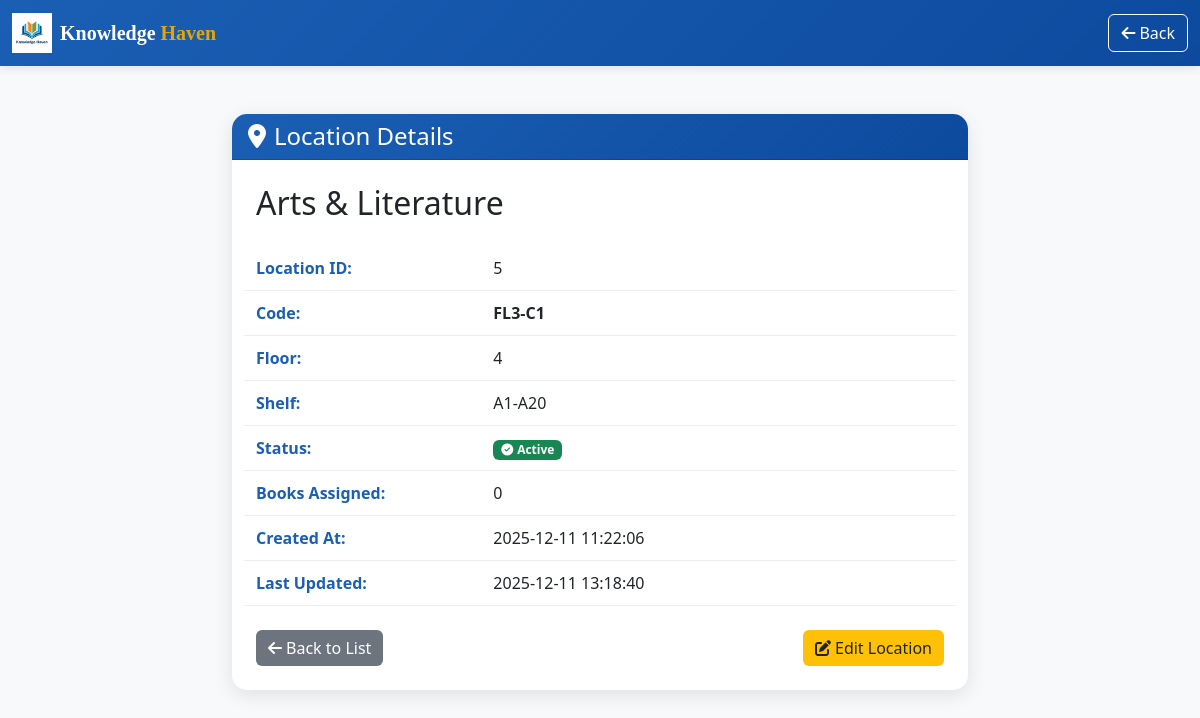
Screenshot of /admin/locations/view.php?id=5 (signed in) with the database file from the repository.
### tables this page shows
CREATE TABLE `locations` (
  `location_id` int(11) NOT NULL,
  `location_code` varchar(20) NOT NULL,
  `name` varchar(100) NOT NULL,
  `floor` int(11) DEFAULT NULL CHECK (`floor` between 1 and 4),
  `shelf` varchar(20) DEFAULT NULL,
  `is_active` tinyint(1) DEFAULT 1,
  `created_at` timestamp NOT NULL DEFAULT current_timestamp(),
  `updated_at` timestamp NOT NULL DEFAULT current_timestamp() ON UPDATE current_timestamp()
);

### admin/locations/view.php (the view, shortened to what this page needs)
<?php
include "../../config.php";
$location_id = intval($_GET['id']);
$query = "SELECT * FROM locations WHERE location_id = ?";
$stmt = mysqli_prepare($conn, $query);
mysqli_stmt_bind_param($stmt, "i", $location_id);
mysqli_stmt_execute($stmt);
$result = mysqli_stmt_get_result($stmt);
$location = mysqli_fetch_assoc($result);
$book_count_query = "SELECT COUNT(*) as book_count FROM books WHERE location_id = ?";
$stmt = mysqli_prepare($conn, $book_count_query);
mysqli_stmt_bind_param($stmt, "i", $location_id);
mysqli_stmt_execute($stmt);
$book_count_result = mysqli_stmt_get_result($stmt);
$book_count_row = mysqli_fetch_assoc($book_count_result);
$book_count = $book_count_row['book_count'];
?>
<!DOCTYPE html>
<html lang="en">
<head>
    <link href="https://cdn.jsdelivr.net/npm/bootstrap@5.3.0-alpha1/dist/css/bootstrap.min.css" rel="stylesheet">
    <link rel="stylesheet" href="https://cdnjs.cloudflare.com/ajax/libs/font-awesome/6.4.0/css/all.min.css">
</head>
<body>
    <nav class="navbar navbar-expand-lg navbar-dark navbar-custom">
        <div class="container-fluid">
            <a class="navbar-brand" href="../dashboard.php">
                <div class="d-flex align-items-center">
                    <img src="../../assets/images/logo-library.png" alt="Logo" width="40" height="40" class="me-2">
                    <span style="font-family: 'Playfair Display', serif; font-weight: 700;">
                        Knowledge <span style="color: #e5a50a;">Haven</span>
                    </span>
                </div>
            </a>
            <div>
                <a href="manage.php" class="btn btn-outline-light">
                    <i class="fas fa-arrow-left me-1"></i>Back
                </a>
            </div>
        </div>
    </nav>
    <div class="container py-5">
        <div class="row justify-content-center">
            <div class="col-lg-8">
                <div class="card">
                    <div class="card-header">
                        <h4 class="mb-0">
                            <i class="fas fa-map-marker-alt me-2"></i>Location Details
                        </h4>
                    </div>
                    <div class="card-body p-4">
                        <h2 class="mb-4"><?php echo htmlspecialchars($location['name']); ?></h2>
                        <div class="row detail-row">
                            <div class="col-4 detail-label">Location ID:</div>
                            <div class="col-8"><?php echo $location['location_id']; ?></div>
                        </div>
                        <div class="row detail-row">
                            <div class="col-4 detail-label">Code:</div>
                            <div class="col-8"><strong><?php echo htmlspecialchars($location['location_code']); ?></strong></div>
                        </div>
                        <div class="row detail-row">
                            <div class="col-4 detail-label">Floor:</div>
                            <div class="col-8"><?php echo $location['floor']; ?></div>
                        </div>
                        <div class="row detail-row">
                            <div class="col-4 detail-label">Shelf:</div>
                            <div class="col-8"><?php echo htmlspecialchars($location['shelf']); ?></div>
                        </div>
                        <div class="row detail-row">
                            <div class="col-4 detail-label">Status:</div>
                            <div class="col-8">
                                <?php if ($location['is_active']): ?>
                                    <span class="badge bg-success"><i class="fas fa-check-circle me-1"></i>Active</span>
                                <?php else: ?>
                                    <span class="badge bg-danger"><i class="fas fa-times-circle me-1"></i>Inactive</span>
                                <?php endif; ?>
                            </div>
                        </div>
                        <div class="row detail-row">
                            <div class="col-4 detail-label">Books Assigned:</div>
                            <div class="col-8"><?php echo $book_count; ?></div>
                        </div>
                        <div class="row detail-row">
                            <div class="col-4 detail-label">Created At:</div>
                            <div class="col-8"><?php echo $location['created_at']; ?></div>
                        </div>
                        <div class="row detail-row">
                            <div class="col-4 detail-label">Last Updated:</div>
                            <div class="col-8"><?php echo $location['updated_at']; ?></div>
                        </div>
                        <div class="mt-4 d-flex justify-content-between">
                            <a href="manage.php" class="btn btn-back">
                                <i class="fas fa-arrow-left me-1"></i>Back to List
                            </a>
                            <a href="edit.php?id=<?php echo $location['location_id']; ?>" class="btn btn-edit">
                                <i class="fas fa-edit me-1"></i>Edit Location
                            </a>
                        </div>
                    </div>
                </div>
            </div>
        </div>
    </div>
</body>
</html>

### admin/locations/view.php (style rules this page uses)
:root { --primary-color: #1a5fb4; --secondary-color: #26a269; }
body { background-color: #f8f9fa; }
.navbar-custom { background: linear-gradient(135deg, var(--primary-color) 0%, #0d4a9e 100%); box-shadow: 0 2px 10px rgba(0,0,0,0.1); }
.card { border: none; border-radius: 15px; box-shadow: 0 5px 20px rgba(0,0,0,0.1); }
.card-header { background: linear-gradient(135deg, var(--primary-color) 0%, #0d4a9e 100%); color: white; border-radius: 15px 15px 0 0 !important; }
.detail-row { padding: 10px 0; border-bottom: 1px solid #eee; }
.detail-label { font-weight: 600; color: var(--primary-color); }
.btn-edit { background-color: #ffc107; color: #212529; border: none; }
.btn-back { background-color: #6c757d; border: none; color: white; }

### rows the page displays
locations: name "Arts & Literature", location_id "5", location_code "FL3-C1", floor "4", shelf "A1-A20", created_at "2025-12-11 11:22:06", updated_at "2025-12-11 13:18:40"

### other values shown
$book_count "0"
